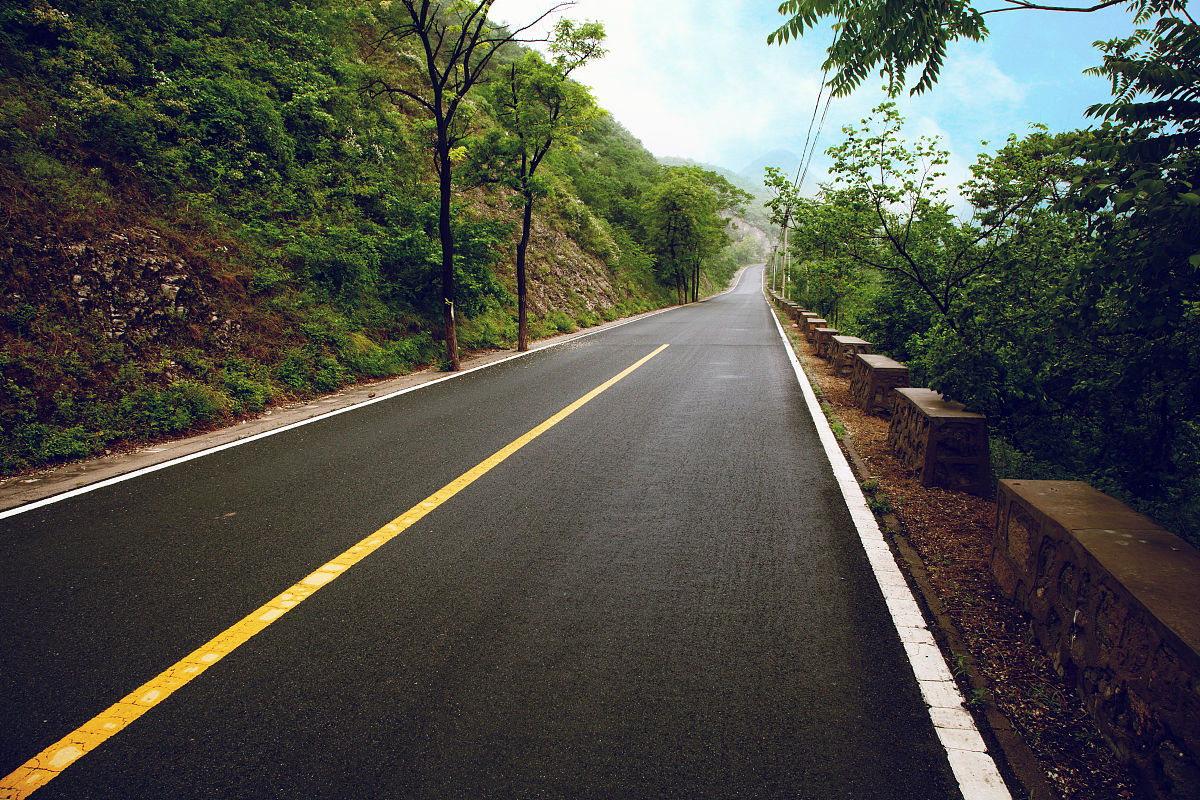
#> input picture 检测车道/img.jpg, 1200 x 800 px
$ python try.py
#> lines starting #> are read from the running program, lines starting #| are printed output that depends on the picture; after the words box and inside, x2 and y2 are one past the last pixel; in counts of white or black regions, pixels touching at a corner belong together
'''
项目的目的是在提供的图片中识别出车道线，并用蓝色线条描绘标注
前面的几个函数是展示处理后图片的函数，运行中想展示哪一步的图像都可以调用这三个函数展示图像
先是载入图片、高斯滤波、灰度处理、边缘检测（Canny）、找ROI区域这几步对图像进行初步处理，
得到更容易通过特征提取得到结果的图像
然后需要通过霍夫变换找出图中的直线（所以该项目存在缺陷，难以识别曲线的车道，以后我会设法改进）、
画出直线、过滤掉差别大的点、找线的端点，最后在原图上进行图像合成叠加（把画车道的图和原图叠加），
将最终得到的结果图像存储在./result_img/test.jpg中
'''

#导入需要的工具包
import cv2
import numpy as np
from matplotlib import pyplot as plt

#显示图片
def cv_show(name,img):
    cv2.imshow(name,img)
    cv2.waitKey()
    cv2.destroyAllWindows()

#展示彩色图片
def plt_show0(img):
    plt.imshow(img[:,:,[2,1,0]])
    plt.show()

#展示灰度图片
def plt_show1(img):
    plt.imshow(img, cmap = 'gray')
    plt.show()


#读图
raw_img = cv2.imread('img.jpg')
#> raw_img is the input picture: shape (800, 1200, 3); mean B, G, R 70.9, 79.5, 78.6

#高斯滤波降噪
gaussian = cv2.GaussianBlur(raw_img, (3,3), 0, 0)

#转化为灰度图
img=cv2.cvtColor(gaussian, cv2.COLOR_BGR2GRAY)

#边缘检测
lthreshlod = 50
hthreshold = 150
canny = cv2.Canny(img, lthreshlod, hthreshold)
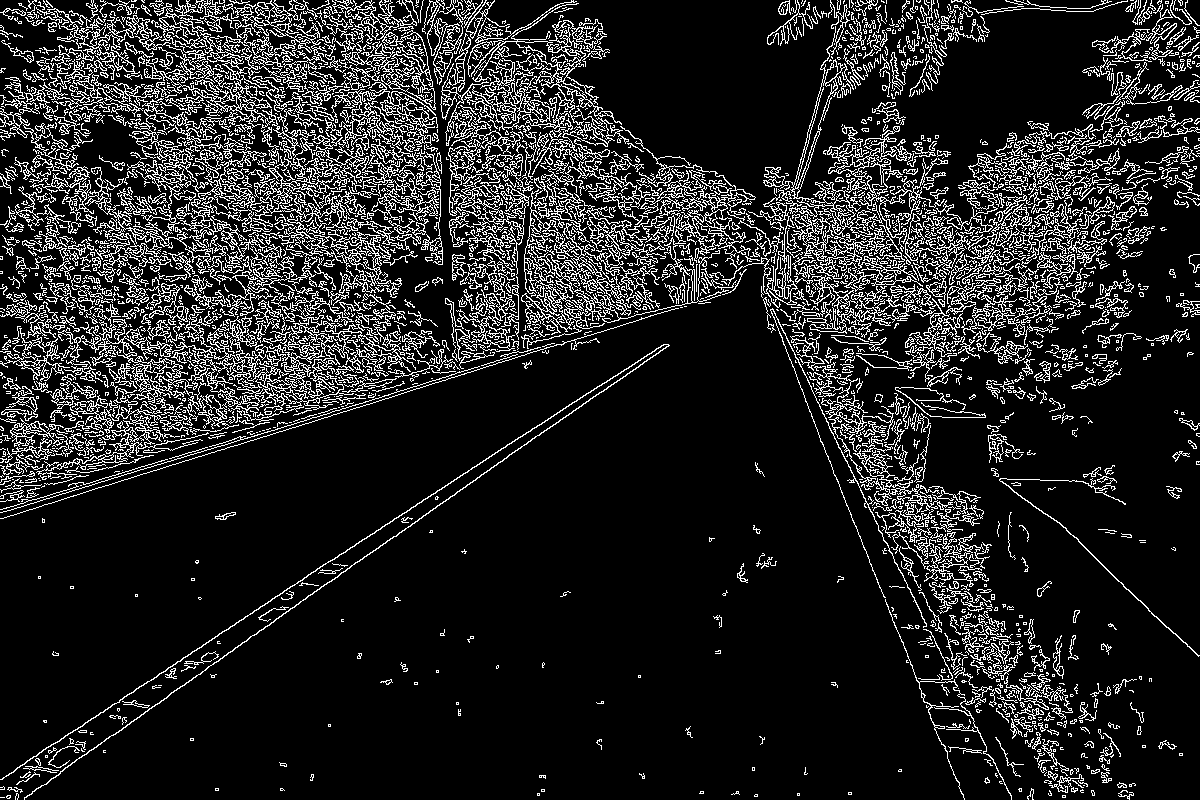
#> canny: shape (800, 1200); 14.1% white in thin lines or dots

#找到ROI区域，并把非ROI区域变成黑色
regin = np.array([[(0,img.shape[0]), (460,325), (520,325), (img.shape[1],img.shape[0])]])
mask = np.zeros_like(canny)
mask_color = 255
cv2.fillPoly(mask, regin, mask_color)
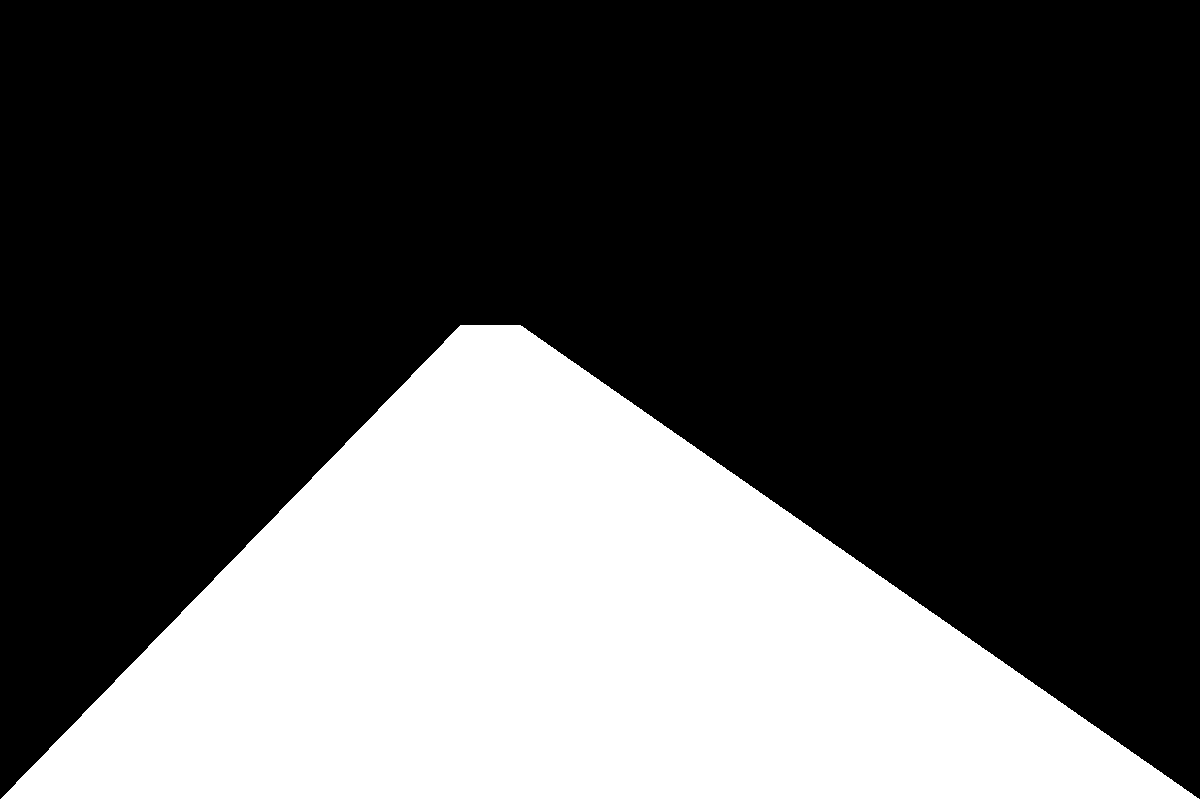
#> mask: shape (800, 1200); 31.2% white; 1 white region, box (x1, y1, x2, y2) and area: (0, 325, 1200, 800) 299590
roi = cv2.bitwise_and(canny, mask)
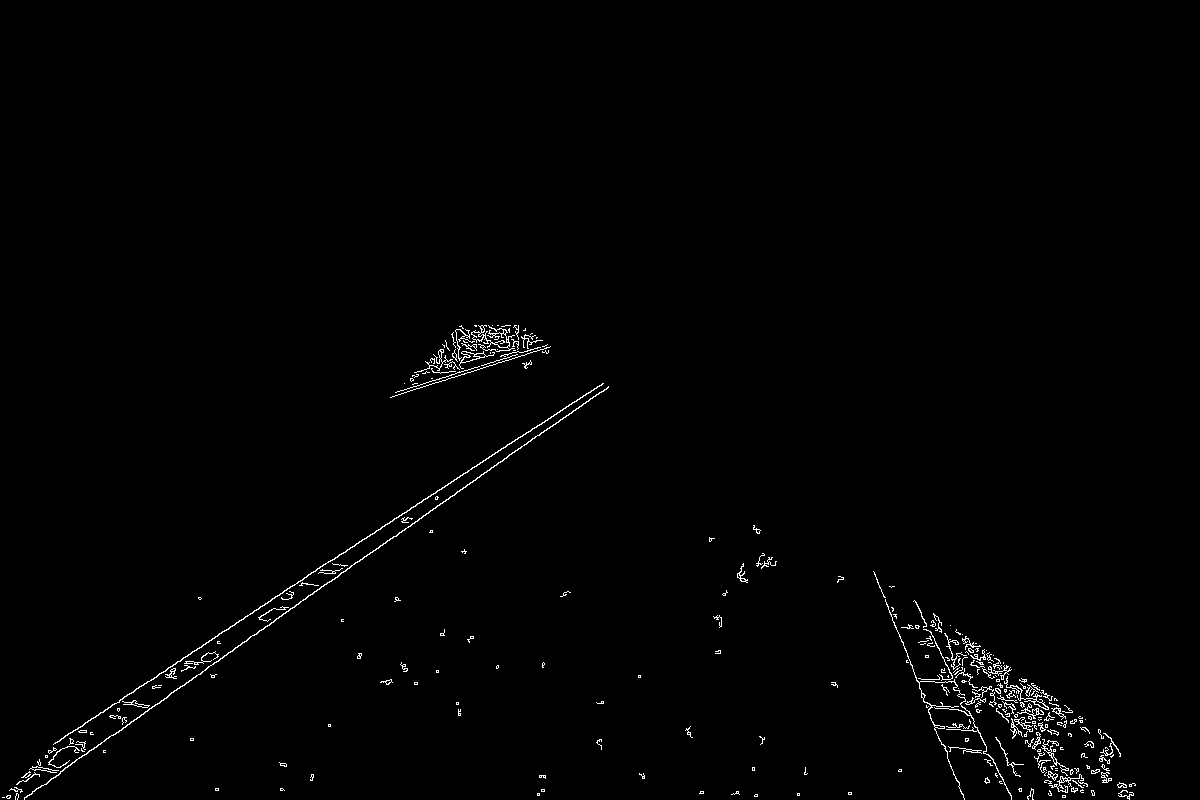
#> roi: shape (800, 1200); 0.96% white in thin lines or dots, all inside (x1, y1, x2, y2) = (2, 325, 1136, 800)

#霍夫变换找直线
rho = 1
theta = np.pi/180
threshold = 15
minlength = 40
maxlengthgap = 20
lines = cv2.HoughLinesP(roi, rho, theta, threshold, np.array([]), minlength, maxlengthgap)
#> lines = 191 rows, first 6: [65, 767, 608, 387], [284, 590, 602, 383], [54, 743, 201, 647], [395, 392, 515, 355], [914, 600, 1011, 798], [965, 647, 1054, 733]

#画出直线
linecolor = [255, 0, 255]
linewideth = 3
roi1 = cv2.cvtColor(roi, cv2.COLOR_GRAY2BGR)
lefts = []
rights = []
for item in lines:
    for x1, y1, x2, y2 in item:
        #区分左右车道
        k = (y2-y1)/(x2-x1)
        if k < 0:
            lefts.append(item)
        else:
            rights.append(item)
#> this loop made 191 passes
#> after the loop, lefts = 71 items, first 6: [[65, 767, 608, 387]], [[284, 590, 602, 383]], [[54, 743, 201, 647]], [[395, 392, 515, 355]], [[254, 610, 603, 383]], [[124, 696, 409, 510]]; rights = 120 items, first 6: [[914, 600, 1011, 798]], [[965, 647, 1054, 733]], [[915, 626, 1081, 792]], [[889, 612, 1066, 723]], [[933, 613, 1066, 721]], [[481, 325, 531, 362]]

#过滤斜率差别大的点
def choose_lines(lines, threshold):
#> called with threshold = 0.1
    slope = [(y2-y1)/(x2-x1) for item in lines for x1, x2, y1, y2 in item]
#> slope = 71 values, max 53.33 at index 3, min -28.43 at index 11, mean 2.57
    while len(lines) > 0:
        mean = np.mean(slope)
        diff = [abs(s-mean) for s in slope]
        idx = np.argmax(diff)
        if diff[idx] > threshold:
            slope.pop(idx)
            lines.pop(idx)
        else:
            break
#> this loop made 58 passes
#> (mean, idx) on passes 1 to 12: (2.57, 3), (1.84, 65), (1.38, 10), (1.82, 25), (1.6, 66), (1.52, 24), (1.46, 10), (1.4, 9), (1.35, 57), (1.3, 1), (1.34, 2), (1.37, 4)
#> after the loop, lines = 14 items, first 6: [[21, 777, 72, 743]], [[22, 777, 73, 743]], [[112, 715, 192, 661]], [[15, 798, 57, 742]], [[48, 751, 94, 747]], [[173, 677, 220, 643]]; slope = [0.888, 0.887, 0.778, 0.875, 0.929, 0.839, 0.867, 0.926, 0.854, 0.841, 0.787, 0.809, 0.86, 0.908]

    return lines

#找一条线的端点
def clac_edgepoints(points, ymin, ymax):
    x = [p[0] for p in points]
    y = [p[1] for p in points]

    k = np.polyfit(y, x, 1)
    func = np.poly1d(k)

    xmin = int(func(ymin))
    xmax = int(func(ymax))

    return[(xmin, ymin),(xmax, ymax)]

#得到处理后的点
good_leftlines = choose_lines(lefts, 0.1)
#> good_leftlines has the same summary as lines in choose_lines
good_rightlines = choose_lines(rights, 0.1)
#> the loop in choose_lines (call 2), `while len(lines) > 0:` made 45 passes
#> (mean, idx) on passes 1 to 12: (1.07, 12), (1.07, 71), (1.07, 14), (1.06, 0), (1.07, 22), (1.07, 68), (1.07, 33), (1.07, 7), (1.07, 17), (1.07, 60), (1.06, 103), (1.07, 10)
#> good_rightlines = 76 items, first 6: [[965, 647, 1054, 733]], [[915, 626, 1081, 792]], [[933, 613, 1066, 721]], [[481, 325, 531, 362]], [[1011, 730, 1087, 784]], [[452, 336, 493, 364]]

left_points = [(x1, y1) for left in good_leftlines for x1, y1, x2, y2 in left]
#> left_points = [(21, 777), (22, 777), (112, 715), (15, 798), (48, 751), (173, 677), (175, 678), (32, 776), (163, 671), (6, 796), (114, 716), (53, 744), (158, 674), (119, 709)]
left_points = left_points + [(x2, y2) for left in good_leftlines for x1, y1, x2, y2 in left]
#> left_points = 28 pairs, first value 6 to 223, second value 643 to 798
right_points = [(x1, y1) for right in good_leftlines for x1, y1, x2, y2 in right]
#> right_points = [(21, 777), (22, 777), (112, 715), (15, 798), (48, 751), (173, 677), (175, 678), (32, 776), (163, 671), (6, 796), (114, 716), (53, 744), (158, 674), (119, 709)]
right_points = right_points + [(x2, y2) for right in good_leftlines for x1, y1, x2, y2 in right]
#> right_points has the same summary as left_points

#画左右车道线的端点
lefttop = clac_edgepoints(left_points, 325, img.shape[0])
#> in clac_edgepoints, `x = [p[0] for p in points]`: x = 28 values, max 223 at index 22, min 6 at index 9, mean 114
#> in clac_edgepoints, `y = [p[1] for p in points]`: y = 28 values, max 798 at index 3, min 643 at index 19, mean 716
#> in clac_edgepoints, `k = np.polyfit(y, x, 1)`: k = [-1.4, 1118.6]
#> in clac_edgepoints, `xmin = int(func(ymin))`: xmin = 662
#> in clac_edgepoints, `xmax = int(func(ymax))`: xmax = -3
#> lefttop = [(662, 325), (-3, 800)]
righttop = clac_edgepoints(right_points, 325, img.shape[0])
#> righttop = [(662, 325), (-3, 800)]

roi2 = np.zeros_like(roi1)

cv2.line(roi2, lefttop[0], lefttop[1], linecolor, linewideth)
cv2.line(roi2, righttop[0], righttop[1], linecolor, linewideth)

#在图上画出车道线（图像的合成叠加）
image = cv2.addWeighted(raw_img, 0.8, roi2, 1, 0)
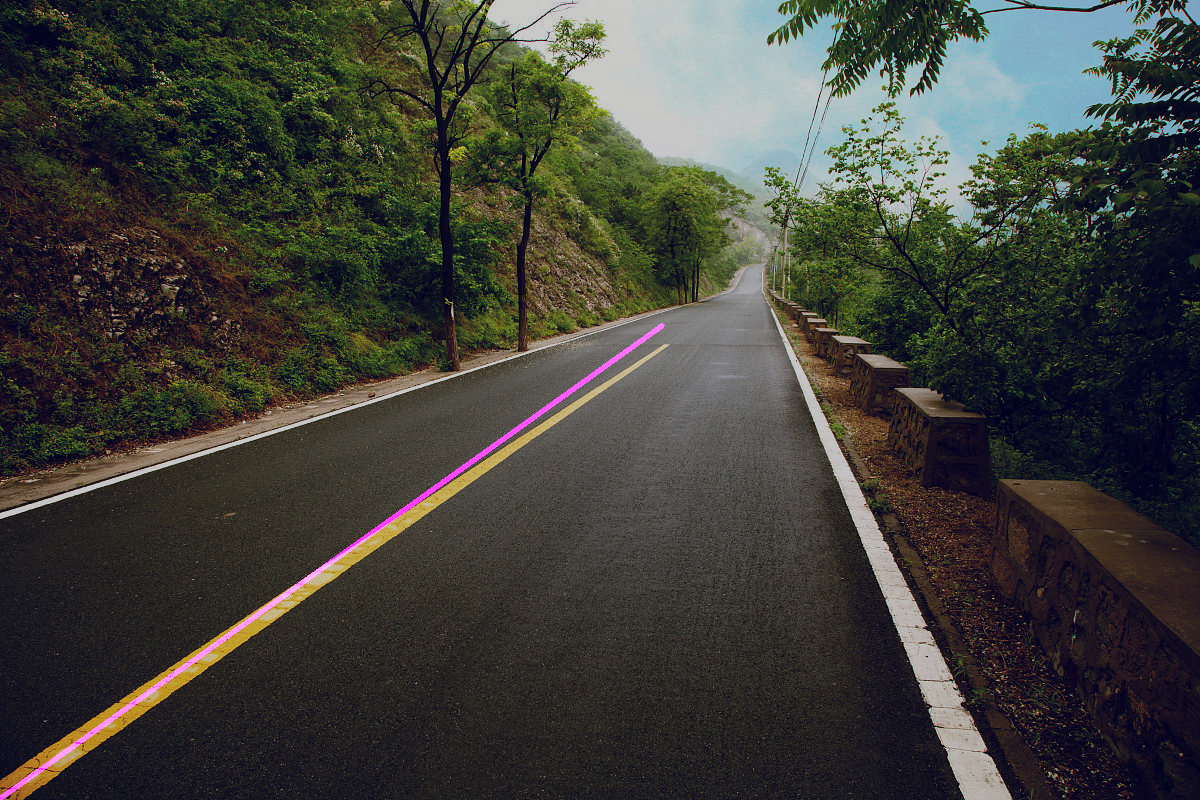
#> image: shape (800, 1200, 3); mean B, G, R 57.5, 63.6, 63.4

#存储和展示图片
cv2.imwrite('./result_img/test.jpg', image)
plt_show0(image)
